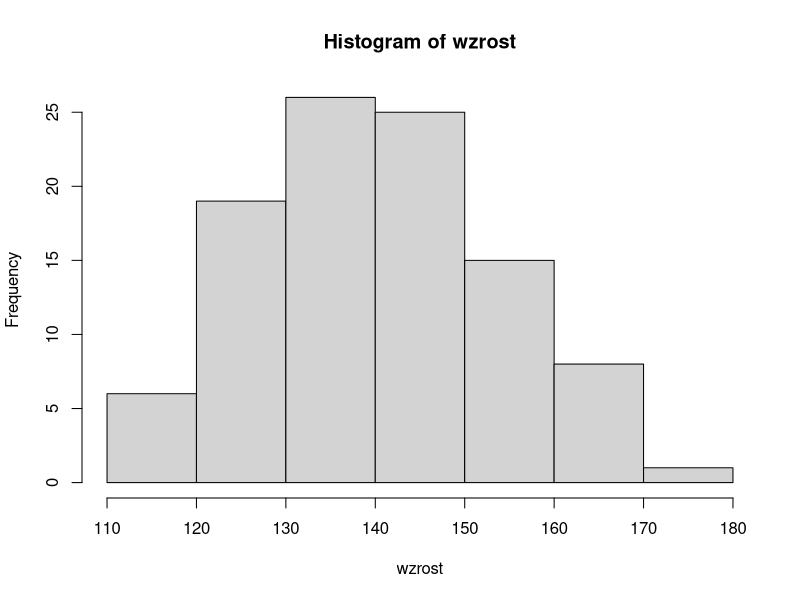
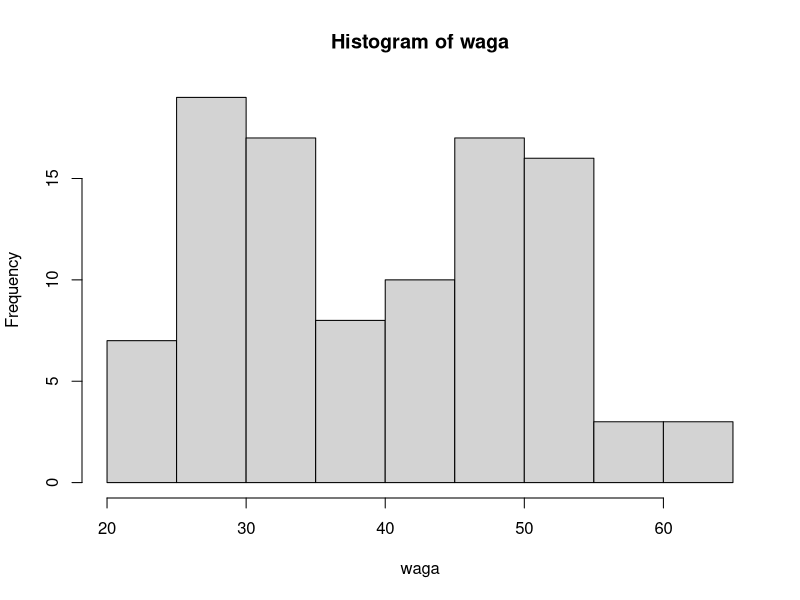
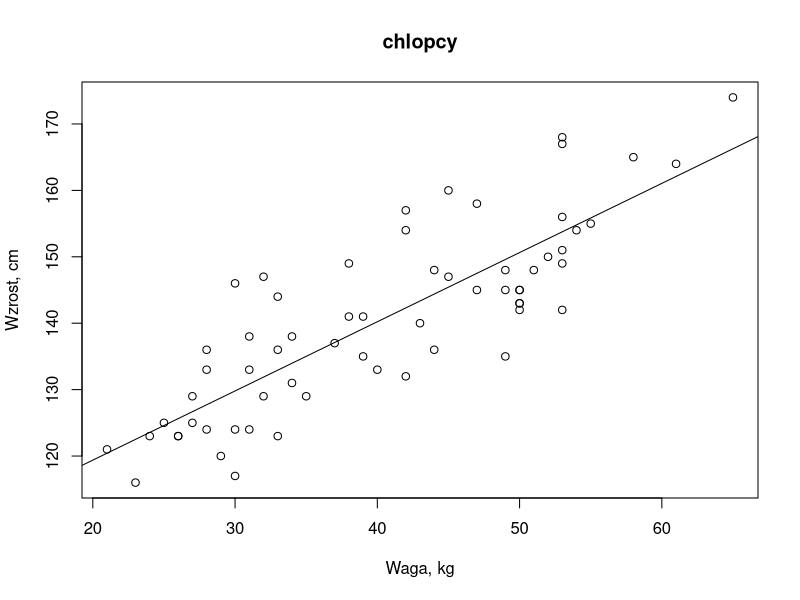
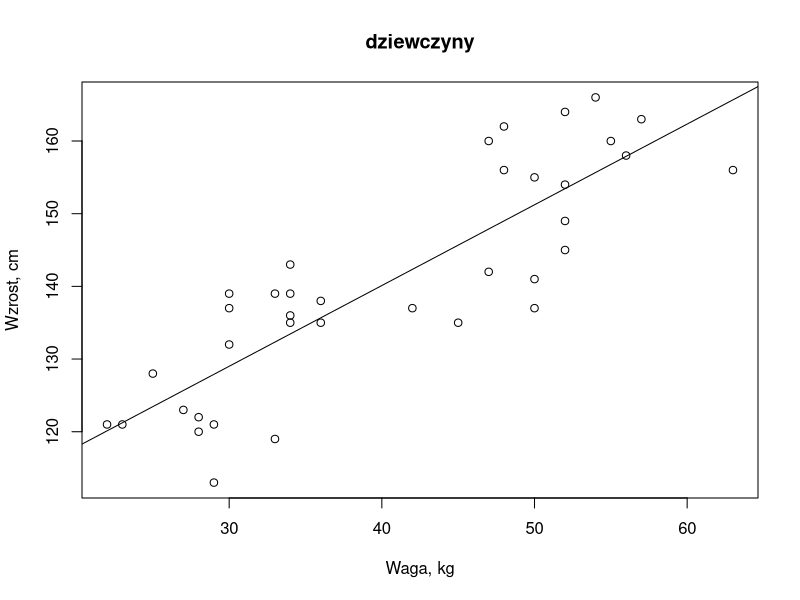
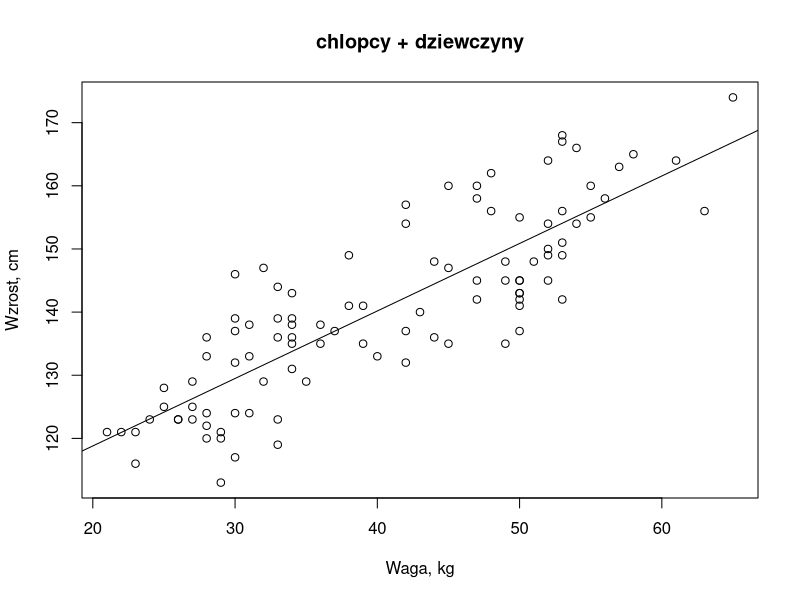
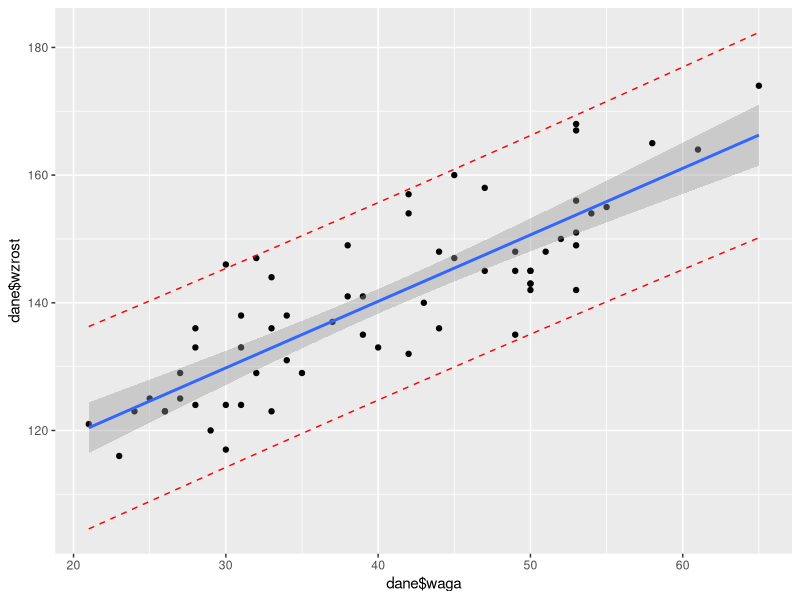
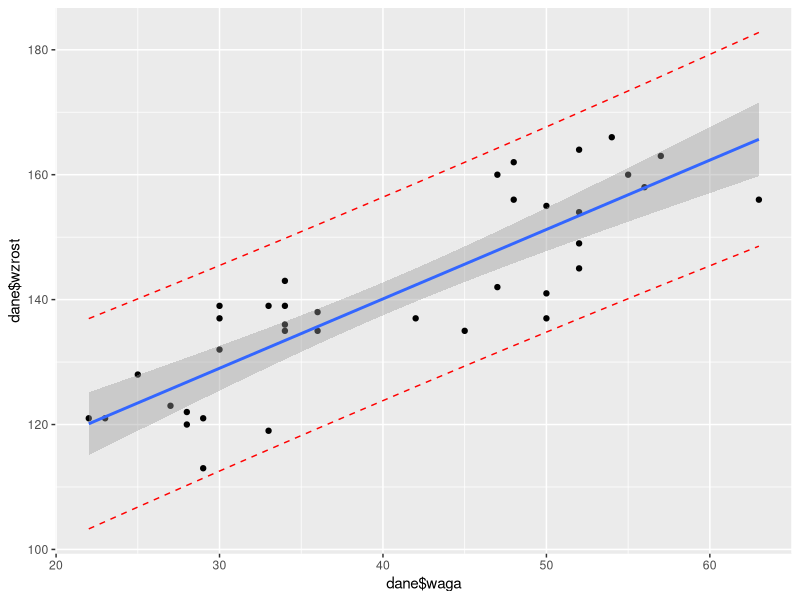
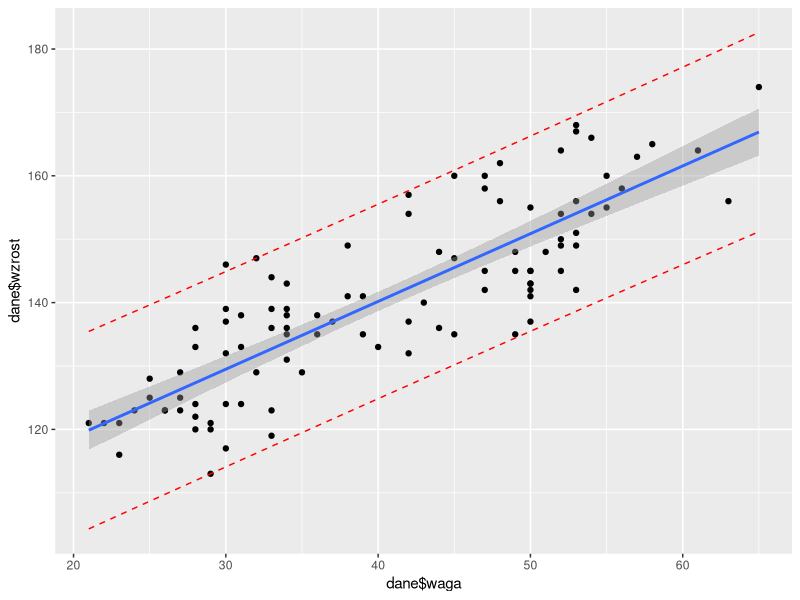

Source code (R) for these figures, in order:
#WCZYTYWANIE DANYCH
dane <- read.delim("dane.txt")
wzrost <- dane[ , c("wzrost")]  
plec <- dane[ , c("plec")]  
waga <- dane[ , c("waga")]  


#ZADANIE 1
mean(wzrost)
sd(wzrost)
quantile(wzrost)
hist(wzrost)
hist(waga)

#ZADANIE 2
chlopcy <- subset(dane,plec==1)
dziewczyny <- subset(dane,plec==0)

modelReglinp <- function(X){
  return(lm(X$wzrost ~ X$waga))
}

reglinp = function(X, name){
  fit <- modelReglinp(X)
  summary(fit)
  
  plot(X$waga, X$wzrost, main = name, xlab = "Waga, kg", ylab = "Wzrost, cm") 
  abline(fit)
  return(fit)
}

reg_chlopcy <- reglinp(chlopcy, "chlopcy")
reg_dziewczyny <- reglinp(dziewczyny, "dziewczyny")
reg_wszyscy <- reglinp(dane, "chlopcy + dziewczyny")

#Zadanie 3
library("MASS")
fitdist_chlopcy<- MASS::fitdistr(reg_chlopcy$coefficients, "normal")
fitdist_dziewczyny<- MASS::fitdistr(reg_dziewczyny$coefficients, "normal")
fitdist_wszyscy<- MASS::fitdistr(reg_wszyscy$coefficients, "normal")
fitdist_chlopcy
fitdist_dziewczyny
fitdist_wszyscy
xdd <- reg_chlopcy[["coefficients"]][["(Intercept)"]]
xdd
wektor_wsp_kier <- c(reg_chlopcy[["coefficients"]][["(Intercept)"]],
               reg_dziewczyny[["coefficients"]][["(Intercept)"]],
               reg_wszyscy[["coefficients"]][["(Intercept)"]])
wektor_wsp_kier
wektor_wyr_wolny <-  c(reg_chlopcy[["coefficients"]][["X$waga"]],
                       reg_dziewczyny[["coefficients"]][["X$waga"]],
                       reg_wszyscy[["coefficients"]][["X$waga"]])
wektor_wyr_wolny
bl_standardowy <- function(x) sd(x)/sqrt(length(x))
bl_standardowy(wektor_wsp_kier)
bl_standardowy(wektor_wyr_wolny)
#błędy są na tyle małe, że 

#Zadanie 4

prediction <- function(dane){
  
  model <- modelReglinp(dane)

  pred.int <- predict(model, interval = "prediction")
  mydata <- cbind(dane, pred.int)

  library("ggplot2")
  p <- ggplot(mydata, aes(dane$waga, dane$wzrost)) +
    geom_point() +
    stat_smooth(method = lm)

  p + geom_line(aes(y = lwr), color = "red", linetype = "dashed")+
    geom_line(aes(y = upr), color = "red", linetype = "dashed")
  
}


prediction(chlopcy)
prediction(dziewczyny)
prediction(dane)

#Zadanie 5
resiDUDES <- residuals(reg_chlopcy)
resiGURLS <- residuals(reg_dziewczyny)
resiALL <- residuals(reg_wszyscy)
hist(resiDUDES) 
hist(resiGURLS)
hist(resiALL)
#if p-value > 0.05 then the distribution can be considered as normal
shapiro.test(resiDUDES) #not-normal distribution
shapiro.test(resiGURLS) #normal distribution
shapiro.test(resiALL)   #normal distribution

